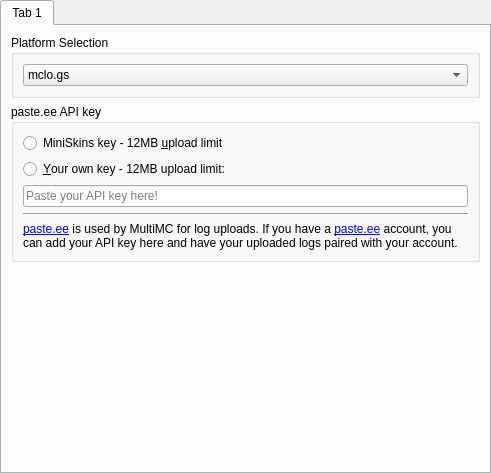
<?xml version="1.0" encoding="UTF-8"?>
<ui version="4.0">
 <class>PasteEEPage</class>
 <widget class="QWidget" name="PasteEEPage">
  <property name="geometry">
   <rect>
    <x>0</x>
    <y>0</y>
    <width>491</width>
    <height>474</height>
   </rect>
  </property>
  <layout class="QVBoxLayout" name="verticalLayout">
   <property name="leftMargin">
    <number>0</number>
   </property>
   <property name="topMargin">
    <number>0</number>
   </property>
   <property name="rightMargin">
    <number>0</number>
   </property>
   <property name="bottomMargin">
    <number>0</number>
   </property>
   <item>
    <widget class="QTabWidget" name="tabWidget">
     <property name="currentIndex">
      <number>0</number>
     </property>
     <widget class="QWidget" name="tab">
      <attribute name="title">
       <string notr="true">Tab 1</string>
      </attribute>
      <layout class="QVBoxLayout" name="verticalLayout_2">
       <item>
        <widget class="QGroupBox" name="groupBox">
         <property name="title">
          <string>Platform Selection</string>
         </property>
         <layout class="QVBoxLayout" name="verticalLayout_3">
          <item>
           <widget class="QComboBox" name="logPlatformComboBox">
            <item>
             <property name="text">
              <string notr="true">mclo.gs</string>
             </property>
            </item>
            <item>
             <property name="text">
              <string notr="true">paste.ee</string>
             </property>
            </item>
           </widget>
          </item>
         </layout>
        </widget>
       </item>
       <item>
        <widget class="QGroupBox" name="groupBox_2">
         <property name="title">
          <string>paste.ee API key</string>
         </property>
         <layout class="QVBoxLayout" name="verticalLayout_10">
          <item>
           <widget class="QRadioButton" name="multimcButton">
            <property name="text">
             <string>MiniSkins key - 12MB &amp;upload limit</string>
            </property>
            <attribute name="buttonGroup">
             <string notr="true">pasteButtonGroup</string>
            </attribute>
           </widget>
          </item>
          <item>
           <widget class="QRadioButton" name="customButton">
            <property name="text">
             <string>&amp;Your own key - 12MB upload limit:</string>
            </property>
            <attribute name="buttonGroup">
             <string notr="true">pasteButtonGroup</string>
            </attribute>
           </widget>
          </item>
          <item>
           <widget class="QLineEdit" name="customAPIkeyEdit">
            <property name="echoMode">
             <enum>QLineEdit::Password</enum>
            </property>
            <property name="placeholderText">
             <string>Paste your API key here!</string>
            </property>
           </widget>
          </item>
          <item>
           <widget class="Line" name="line">
            <property name="orientation">
             <enum>Qt::Horizontal</enum>
            </property>
           </widget>
          </item>
          <item>
           <widget class="QLabel" name="label">
            <property name="text">
             <string>&lt;html&gt;&lt;head/&gt;&lt;body&gt;&lt;p&gt;&lt;a href=&quot;https://paste.ee&quot;&gt;paste.ee&lt;/a&gt; is used by MultiMC for log uploads. If you have a &lt;a href=&quot;https://paste.ee&quot;&gt;paste.ee&lt;/a&gt; account, you can add your API key here and have your uploaded logs paired with your account.&lt;/p&gt;&lt;/body&gt;&lt;/html&gt;</string>
            </property>
            <property name="textFormat">
             <enum>Qt::RichText</enum>
            </property>
            <property name="wordWrap">
             <bool>true</bool>
            </property>
            <property name="openExternalLinks">
             <bool>true</bool>
            </property>
           </widget>
          </item>
         </layout>
        </widget>
       </item>
       <item>
        <spacer name="verticalSpacer">
         <property name="orientation">
          <enum>Qt::Vertical</enum>
         </property>
         <property name="sizeHint" stdset="0">
          <size>
           <width>20</width>
           <height>40</height>
          </size>
         </property>
        </spacer>
       </item>
      </layout>
     </widget>
    </widget>
   </item>
  </layout>
 </widget>
 <tabstops>
  <tabstop>tabWidget</tabstop>
  <tabstop>multimcButton</tabstop>
  <tabstop>customButton</tabstop>
  <tabstop>customAPIkeyEdit</tabstop>
 </tabstops>
 <resources/>
 <connections/>
 <buttongroups>
  <buttongroup name="pasteButtonGroup"/>
 </buttongroups>
</ui>
